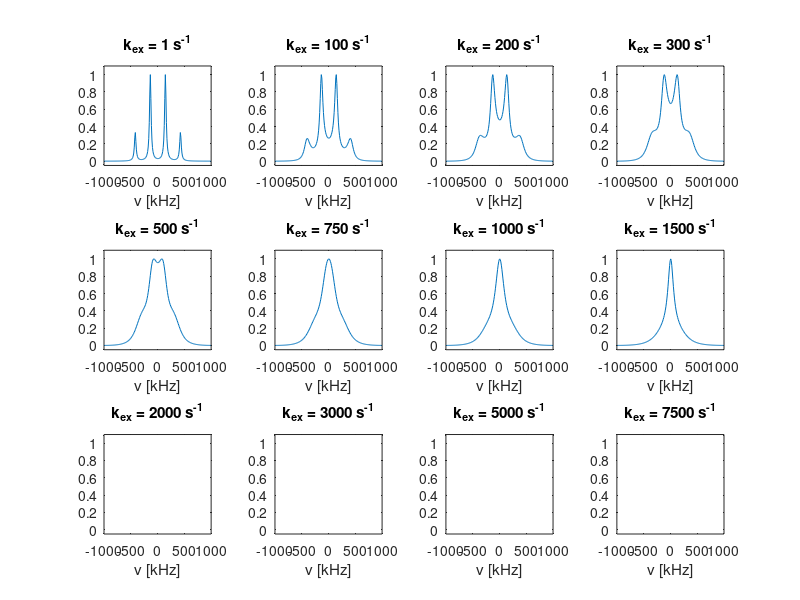

The MATLAB source for this figure:
% Generate figure for CF3 self-decoupling at various exchange rates
% Simulations of Self-decoupling as exchange process
% Originally written by Matthias Ernst, ETH Zurich
% Matlab adaptation: Ettore Bartalucci, RWTH Aachen
% Project: CF3 self decoupling

%% Variables section
% Bloch-McConnell variables
k_ex_values = [1, 100, 200, 300, 500, 750, 1000, 1500, 2000, 3000, 5000, 7500]; 
T_2 = 3/100; 
lw = 1/(pi * T_2);
disp(lw)
J_cf = 280; 

% NMR variables
t = linspace(0, 0.1, 200); % time domain size (s) need to match experiment
Fs = 1/(t(2) - t(1)); % Frequency axis
% Compute the  frequency axis
N = length(t); % Length of the signal
f = linspace(-Fs/2, Fs/2, N); % Frequency axis

%% Simulate signals
for k = 1:length(k_ex_values)

    k_ex = k_ex_values(k)

    % Modified Bloch equtions
    L1 = [(-k_ex - pi/T_2 - 1i*pi*J_cf), k_ex;
         k_ex, (-k_ex - pi/T_2 + 1i*pi*J_cf)]; %1i is the imaginary unit
    
    L2 = [(-3*k_ex - pi/T_2 - 3*1i*pi*J_cf), 3*k_ex, 0, 0;
          3*k_ex, (-7*k_ex -pi/T_2 -1i*pi*J_cf), 4*k_ex, 0;
          0, 4*k_ex, (-7*k_ex - pi/T_2 + 1i*pi*J_cf), 3*k_ex;
          0, 0, 3*k_ex, (-3*k_ex - pi/T_2 +3*1i*pi*J_cf)];
    
    % Compute and simplify the matrix exponential to get the time evolution
    U1 = zeros(2, 2, length(t)); % Preallocate U1 matrix
    for i = 1:length(t)
        U1(:,:,i) = expm(L1 * abs(t(i)));
    end
    
    U2 = zeros(4, 4, length(t)); % Preallocate U2 matrix
    for i = 1:length(t)
        U2(:,:,i) = expm(L2 * abs(t(i)));
    end
    
    % Get the signals
    vec_u1 = [2; 2];
    vec_u2 = ones(4, 1);
    
    % Compute signal 1
    signal1 = zeros(size(t));
    for i = 1:length(t)
        signal1(i) = sum(sum(U1(:,:,i) .* vec_u1));
    end
    
    % Compute signal2
    signal2 = zeros(size(t));
    for i = 1:length(t)
        signal2(i) = sum(sum(U2(:,:,i) .* vec_u2));
    end
    
    % Fourier transform and shift, see property of fft in matlab
    spectrum1 = fft(signal1);
    spectrum1 = fftshift(spectrum1);
    
    spectrum2 = fft(signal2);
    spectrum2 = fftshift(spectrum2);
    
    total_spectrum = spectrum1 + spectrum2;
    
    %% Spectral normalization section
    real_part = real(total_spectrum);
    imaginary_part = imag(total_spectrum);
    
    % Normalize the real and imaginary parts separately
    max_real = max(real_part(:));
    min_real = min(real_part(:));
    normalized_real = (real_part - min_real) / (max_real - min_real);
    
    max_imaginary = max(imaginary_part(:));
    min_imaginary = min(imaginary_part(:));
    normalized_imaginary = (imaginary_part - min_imaginary) / (max_imaginary - min_imaginary);
    
    % Combine the normalized real and imaginary parts to get the normalized spectrum
    normalized_spectrum = normalized_real; %+ 1i * normalized_imaginary;
    normalized_spectrum = normalized_spectrum';
    
    %% Produce plots
    % plot normalized spectra on each other
    subplot(3, 4, k)
    plot(f, normalized_spectrum)
    ylim([-0.05, 1.1])
    switch k
        case 1
            title('k_{ex} = 1 s^{-1}')
        case 2
            title('k_{ex} = 100 s^{-1}')
        case 3
            title('k_{ex} = 200 s^{-1}')
        case 4
            title('k_{ex} = 300 s^{-1}')
        case 5
            title('k_{ex} = 500 s^{-1}')
        case 6
            title('k_{ex} = 750 s^{-1}')
        case 7
            title('k_{ex} = 1000 s^{-1}')
        case 8
            title('k_{ex} = 1500 s^{-1}')
        case 9
            title('k_{ex} = 2000 s^{-1}')
        case 10
            title('k_{ex} = 3000 s^{-1}')
        case 11
            title('k_{ex} = 5000 s^{-1}')
        case 12
            title('k_{ex} = 7500 s^{-1}')
    end
    xlabel('\nu [kHz]')
end